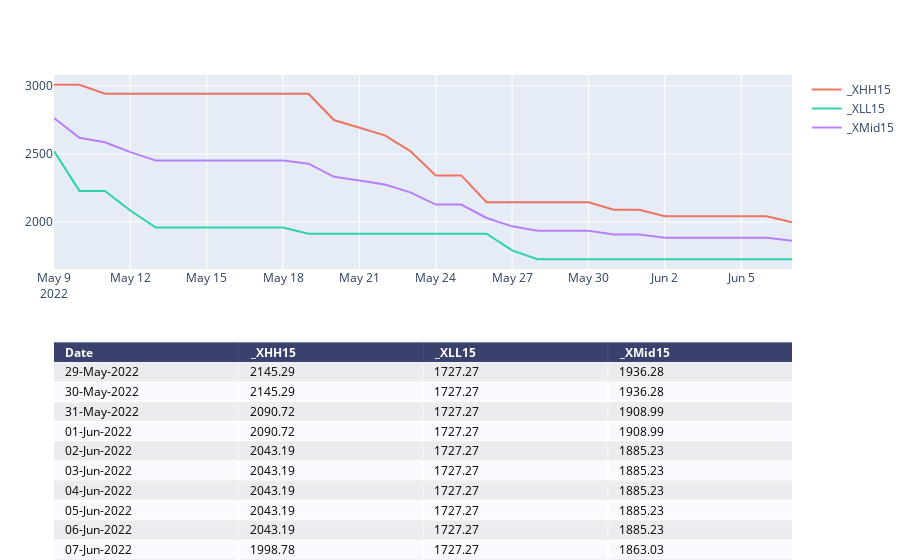

Notebook cell for this chart:
### Code cell
chartTitle1=f"{symbol}_HH-LL"
print(chartTitle1)
# colsToPlot=[  x for  x  in list_cols if x.startswith('_X') and ( x.startswith('_XMid')==False) ]
colsToPlot=[  x for  x  in list_cols if x.startswith('_X') ]
fig=manage_chart(df,colsToPlot,"",'')

pio.write_image(fig, f"{report_path}\\{chartTitle1}.png")
fig

### Figure 1 — Plotly figure (JSON) as saved in the notebook; plotly's stock layout.template omitted (floating-point values rounded to 4 significant figures)
{"data": [{"colorscale": [[0, "#00083e"], [0.5, "#ededee"], [1, "#ffffff"]], "hoverinfo": "none", "opacity": 0.75, "showscale": false, "type": "heatmap", "z": [[0, 0, 0, 0], [0.5, 0.5, 0.5, 0.5], [1, 1, 1, 1], [0.5, 0.5, 0.5, 0.5], [1, 1, 1, 1], [0.5, 0.5, 0.5, 0.5], [1, 1, 1, 1], [0.5, 0.5, 0.5, 0.5], [1, 1, 1, 1], [0.5, 0.5, 0.5, 0.5], [1, 1, 1, 1]]}, {"name": "_XHH15", "opacity": 0.8, "type": "scatter", "x": ["2022-05-09T00:00:00", "2022-05-10T00:00:00", "2022-05-11T00:00:00", "2022-05-12T00:00:00", "2022-05-13T00:00:00", "2022-05-14T00:00:00", "2022-05-15T00:00:00", "2022-05-16T00:00:00", "2022-05-17T00:00:00", "2022-05-18T00:00:00", "2022-05-19T00:00:00", "2022-05-20T00:00:00", "2022-05-21T00:00:00", "2022-05-22T00:00:00", "2022-05-23T00:00:00", "2022-05-24T00:00:00", "2022-05-25T00:00:00", "2022-05-26T00:00:00", "2022-05-27T00:00:00", "2022-05-28T00:00:00", "2022-05-29T00:00:00", "2022-05-30T00:00:00", "2022-05-31T00:00:00", "2022-06-01T00:00:00", "2022-06-02T00:00:00", "2022-06-03T00:00:00", "2022-06-04T00:00:00", "2022-06-05T00:00:00", "2022-06-06T00:00:00", "2022-06-07T00:00:00"], "xaxis": "x2", "y": [3007.0, 3007.0, 2941.0, 2941.0, 2941.0, 2941.0, 2941.0, 2941.0, 2941.0, 2941.0, 2941.0, 2748.0, 2693.0, 2635.0, 2520.0, 2342.0, 2342.0, 2145.0, 2145.0, 2145.0, 2145.0, 2145.0, 2091.0, 2091.0, 2043.0, 2043.0, 2043.0, 2043.0, 2043.0, 1999.0], "yaxis": "y2"}, {"name": "_XLL15", "opacity": 0.8, "type": "scatter", "x": ["2022-05-09T00:00:00", "2022-05-10T00:00:00", "2022-05-11T00:00:00", "2022-05-12T00:00:00", "2022-05-13T00:00:00", "2022-05-14T00:00:00", "2022-05-15T00:00:00", "2022-05-16T00:00:00", "2022-05-17T00:00:00", "2022-05-18T00:00:00", "2022-05-19T00:00:00", "2022-05-20T00:00:00", "2022-05-21T00:00:00", "2022-05-22T00:00:00", "2022-05-23T00:00:00", "2022-05-24T00:00:00", "2022-05-25T00:00:00", "2022-05-26T00:00:00", "2022-05-27T00:00:00", "2022-05-28T00:00:00", "2022-05-29T00:00:00", "2022-05-30T00:00:00", "2022-05-31T00:00:00", "2022-06-01T00:00:00", "2022-06-02T00:00:00", "2022-06-03T00:00:00", "2022-06-04T00:00:00", "2022-06-05T00:00:00", "2022-06-06T00:00:00", "2022-06-07T00:00:00"], "xaxis": "x2", "y": [2520.0, 2229.0, 2229.0, 2085.0, 1960.0, 1960.0, 1960.0, 1960.0, 1960.0, 1960.0, 1915.0, 1915.0, 1915.0, 1915.0, 1915.0, 1915.0, 1915.0, 1915.0, 1792.0, 1727.0, 1727.0, 1727.0, 1727.0, 1727.0, 1727.0, 1727.0, 1727.0, 1727.0, 1727.0, 1727.0], "yaxis": "y2"}, {"name": "_XMid15", "opacity": 0.8, "type": "scatter", "x": ["2022-05-09T00:00:00", "2022-05-10T00:00:00", "2022-05-11T00:00:00", "2022-05-12T00:00:00", "2022-05-13T00:00:00", "2022-05-14T00:00:00", "2022-05-15T00:00:00", "2022-05-16T00:00:00", "2022-05-17T00:00:00", "2022-05-18T00:00:00", "2022-05-19T00:00:00", "2022-05-20T00:00:00", "2022-05-21T00:00:00", "2022-05-22T00:00:00", "2022-05-23T00:00:00", "2022-05-24T00:00:00", "2022-05-25T00:00:00", "2022-05-26T00:00:00", "2022-05-27T00:00:00", "2022-05-28T00:00:00", "2022-05-29T00:00:00", "2022-05-30T00:00:00", "2022-05-31T00:00:00", "2022-06-01T00:00:00", "2022-06-02T00:00:00", "2022-06-03T00:00:00", "2022-06-04T00:00:00", "2022-06-05T00:00:00", "2022-06-06T00:00:00", "2022-06-07T00:00:00"], "xaxis": "x2", "y": [2763.0, 2618.0, 2585.0, 2513.0, 2450.0, 2450.0, 2450.0, 2450.0, 2450.0, 2450.0, 2428.0, 2332.0, 2304.0, 2275.0, 2217.0, 2129.0, 2129.0, 2030.0, 1969.0, 1936.0, 1936.0, 1936.0, 1909.0, 1909.0, 1885.0, 1885.0, 1885.0, 1885.0, 1885.0, 1863.0], "yaxis": "y2"}], "layout": {"annotations": [{"align": "left", "font": {"color": "#ffffff"}, "showarrow": false, "text": "<b>Date</b>", "x": -0.45, "xanchor": "left", "xref": "x", "y": 0, "yref": "y"}, {"align": "left", "font": {"color": "#ffffff"}, "showarrow": false, "text": "<b>_XHH15</b>", "x": 0.55, "xanchor": "left", "xref": "x", "y": 0, "yref": "y"}, {"align": "left", "font": {"color": "#ffffff"}, "showarrow": false, "text": "<b>_XLL15</b>", "x": 1.55, "xanchor": "left", "xref": "x", "y": 0, "yref": "y"}, {"align": "left", "font": {"color": "#ffffff"}, "showarrow": false, "text": "<b>_XMid15</b>", "x": 2.55, "xanchor": "left", "xref": "x", "y": 0, "yref": "y"}, {"align": "left", "font": {"color": "#000000"}, "showarrow": false, "text": "29-May-2022", "x": -0.45, "xanchor": "left", "xref": "x", "y": 1, "yref": "y"}, {"align": "left", "font": {"color": "#000000"}, "showarrow": false, "text": "2145.29", "x": 0.55, "xanchor": "left", "xref": "x", "y": 1, "yref": "y"}, {"align": "left", "font": {"color": "#000000"}, "showarrow": false, "text": "1727.27", "x": 1.55, "xanchor": "left", "xref": "x", "y": 1, "yref": "y"}, {"align": "left", "font": {"color": "#000000"}, "showarrow": false, "text": "1936.28", "x": 2.55, "xanchor": "left", "xref": "x", "y": 1, "yref": "y"}, {"align": "left", "font": {"color": "#000000"}, "showarrow": false, "text": "30-May-2022", "x": -0.45, "xanchor": "left", "xref": "x", "y": 2, "yref": "y"}, {"align": "left", "font": {"color": "#000000"}, "showarrow": false, "text": "2145.29", "x": 0.55, "xanchor": "left", "xref": "x", "y": 2, "yref": "y"}, {"align": "left", "font": {"color": "#000000"}, "showarrow": false, "text": "1727.27", "x": 1.55, "xanchor": "left", "xref": "x", "y": 2, "yref": "y"}, {"align": "left", "font": {"color": "#000000"}, "showarrow": false, "text": "1936.28", "x": 2.55, "xanchor": "left", "xref": "x", "y": 2, "yref": "y"}, {"align": "left", "font": {"color": "#000000"}, "showarrow": false, "text": "31-May-2022", "x": -0.45, "xanchor": "left", "xref": "x", "y": 3, "yref": "y"}, {"align": "left", "font": {"color": "#000000"}, "showarrow": false, "text": "2090.72", "x": 0.55, "xanchor": "left", "xref": "x", "y": 3, "yref": "y"}, {"align": "left", "font": {"color": "#000000"}, "showarrow": false, "text": "1727.27", "x": 1.55, "xanchor": "left", "xref": "x", "y": 3, "yref": "y"}, {"align": "left", "font": {"color": "#000000"}, "showarrow": false, "text": "1908.99", "x": 2.55, "xanchor": "left", "xref": "x", "y": 3, "yref": "y"}, {"align": "left", "font": {"color": "#000000"}, "showarrow": false, "text": "01-Jun-2022", "x": -0.45, "xanchor": "left", "xref": "x", "y": 4, "yref": "y"}, {"align": "left", "font": {"color": "#000000"}, "showarrow": false, "text": "2090.72", "x": 0.55, "xanchor": "left", "xref": "x", "y": 4, "yref": "y"}, {"align": "left", "font": {"color": "#000000"}, "showarrow": false, "text": "1727.27", "x": 1.55, "xanchor": "left", "xref": "x", "y": 4, "yref": "y"}, {"align": "left", "font": {"color": "#000000"}, "showarrow": false, "text": "1908.99", "x": 2.55, "xanchor": "left", "xref": "x", "y": 4, "yref": "y"}, {"align": "left", "font": {"color": "#000000"}, "showarrow": false, "text": "02-Jun-2022", "x": -0.45, "xanchor": "left", "xref": "x", "y": 5, "yref": "y"}, {"align": "left", "font": {"color": "#000000"}, "showarrow": false, "text": "2043.19", "x": 0.55, "xanchor": "left", "xref": "x", "y": 5, "yref": "y"}, {"align": "left", "font": {"color": "#000000"}, "showarrow": false, "text": "1727.27", "x": 1.55, "xanchor": "left", "xref": "x", "y": 5, "yref": "y"}, {"align": "left", "font": {"color": "#000000"}, "showarrow": false, "text": "1885.23", "x": 2.55, "xanchor": "left", "xref": "x", "y": 5, "yref": "y"}, {"align": "left", "font": {"color": "#000000"}, "showarrow": false, "text": "03-Jun-2022", "x": -0.45, "xanchor": "left", "xref": "x", "y": 6, "yref": "y"}, {"align": "left", "font": {"color": "#000000"}, "showarrow": false, "text": "2043.19", "x": 0.55, "xanchor": "left", "xref": "x", "y": 6, "yref": "y"}, {"align": "left", "font": {"color": "#000000"}, "showarrow": false, "text": "1727.27", "x": 1.55, "xanchor": "left", "xref": "x", "y": 6, "yref": "y"}, {"align": "left", "font": {"color": "#000000"}, "showarrow": false, "text": "1885.23", "x": 2.55, "xanchor": "left", "xref": "x", "y": 6, "yref": "y"}, {"align": "left", "font": {"color": "#000000"}, "showarrow": false, "text": "04-Jun-2022", "x": -0.45, "xanchor": "left", "xref": "x", "y": 7, "yref": "y"}, {"align": "left", "font": {"color": "#000000"}, "showarrow": false, "text": "2043.19", "x": 0.55, "xanchor": "left", "xref": "x", "y": 7, "yref": "y"}, {"align": "left", "font": {"color": "#000000"}, "showarrow": false, "text": "1727.27", "x": 1.55, "xanchor": "left", "xref": "x", "y": 7, "yref": "y"}, {"align": "left", "font": {"color": "#000000"}, "showarrow": false, "text": "1885.23", "x": 2.55, "xanchor": "left", "xref": "x", "y": 7, "yref": "y"}, {"align": "left", "font": {"color": "#000000"}, "showarrow": false, "text": "05-Jun-2022", "x": -0.45, "xanchor": "left", "xref": "x", "y": 8, "yref": "y"}, {"align": "left", "font": {"color": "#000000"}, "showarrow": false, "text": "2043.19", "x": 0.55, "xanchor": "left", "xref": "x", "y": 8, "yref": "y"}, {"align": "left", "font": {"color": "#000000"}, "showarrow": false, "text": "1727.27", "x": 1.55, "xanchor": "left", "xref": "x", "y": 8, "yref": "y"}, {"align": "left", "font": {"color": "#000000"}, "showarrow": false, "text": "1885.23", "x": 2.55, "xanchor": "left", "xref": "x", "y": 8, "yref": "y"}, {"align": "left", "font": {"color": "#000000"}, "showarrow": false, "text": "06-Jun-2022", "x": -0.45, "xanchor": "left", "xref": "x", "y": 9, "yref": "y"}, {"align": "left", "font": {"color": "#000000"}, "showarrow": false, "text": "2043.19", "x": 0.55, "xanchor": "left", "xref": "x", "y": 9, "yref": "y"}, {"align": "left", "font": {"color": "#000000"}, "showarrow": false, "text": "1727.27", "x": 1.55, "xanchor": "left", "xref": "x", "y": 9, "yref": "y"}, {"align": "left", "font": {"color": "#000000"}, "showarrow": false, "text": "1885.23", "x": 2.55, "xanchor": "left", "xref": "x", "y": 9, "yref": "y"}, {"align": "left", "font": {"color": "#000000"}, "showarrow": false, "text": "07-Jun-2022", "x": -0.45, "xanchor": "left", "xref": "x", "y": 10, "yref": "y"}, {"align": "left", "font": {"color": "#000000"}, "showarrow": false, "text": "1998.78", "x": 0.55, "xanchor": "left", "xref": "x", "y": 10, "yref": "y"}, {"align": "left", "font": {"color": "#000000"}, "showarrow": false, "text": "1727.27", "x": 1.55, "xanchor": "left", "xref": "x", "y": 10, "yref": "y"}, {"align": "left", "font": {"color": "#000000"}, "showarrow": false, "text": "1863.03", "x": 2.55, "xanchor": "left", "xref": "x", "y": 10, "yref": "y"}], "autosize": true, "margin": {"b": 0, "l": 50, "r": 0, "t": 75}, "title": {"text": ""}, "xaxis": {"autorange": true, "dtick": 1, "gridwidth": 2, "range": [-0.5, 3.5], "showticklabels": false, "tick0": -0.5, "ticks": "", "zeroline": false}, "xaxis2": {"anchor": "y2", "autorange": true, "range": ["2022-05-09", "2022-06-07"], "type": "date"}, "yaxis": {"autorange": true, "domain": [0, 0.45], "dtick": 1, "gridwidth": 2, "range": [10.5, -0.5], "showticklabels": false, "tick0": 0.5, "ticks": "", "zeroline": false}, "yaxis2": {"anchor": "x2", "autorange": true, "domain": [0.6, 1], "range": [1656.0, 3078.0], "title": {"text": ""}, "type": "linear"}}}
